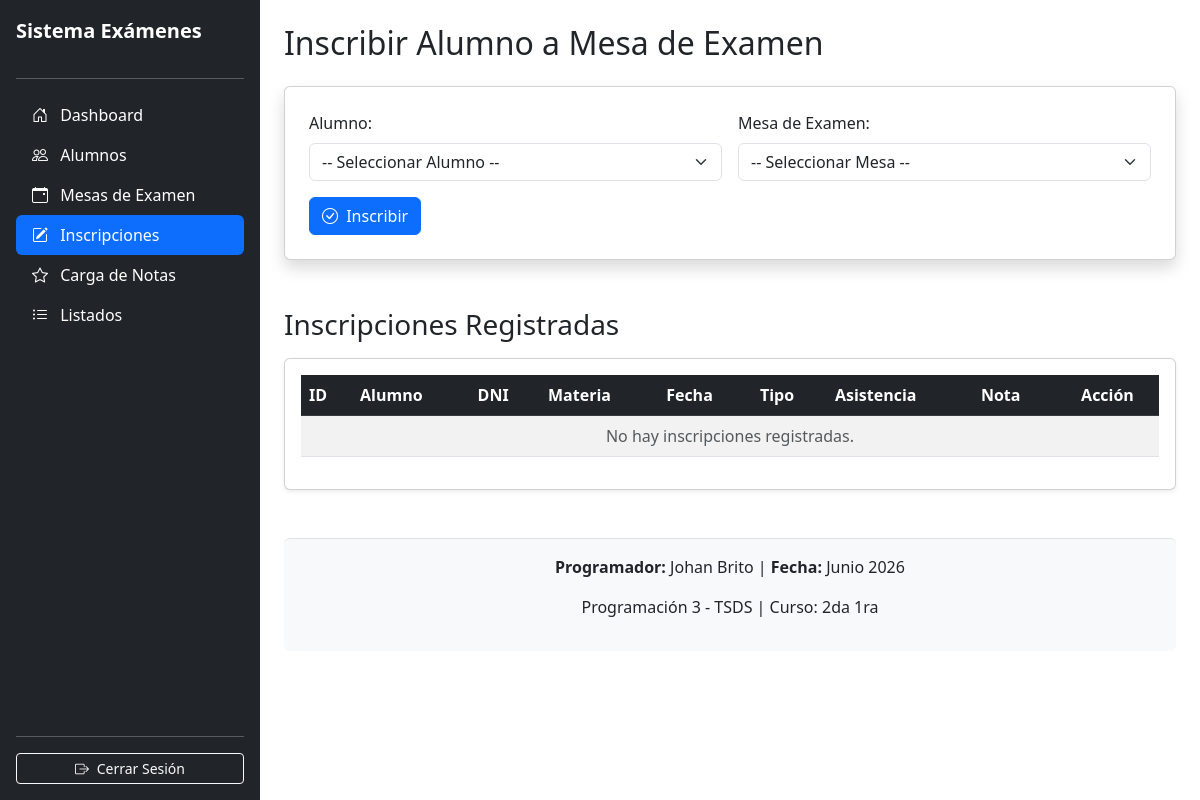
The app's page /mod_inscripciones.php (signed in), older data.
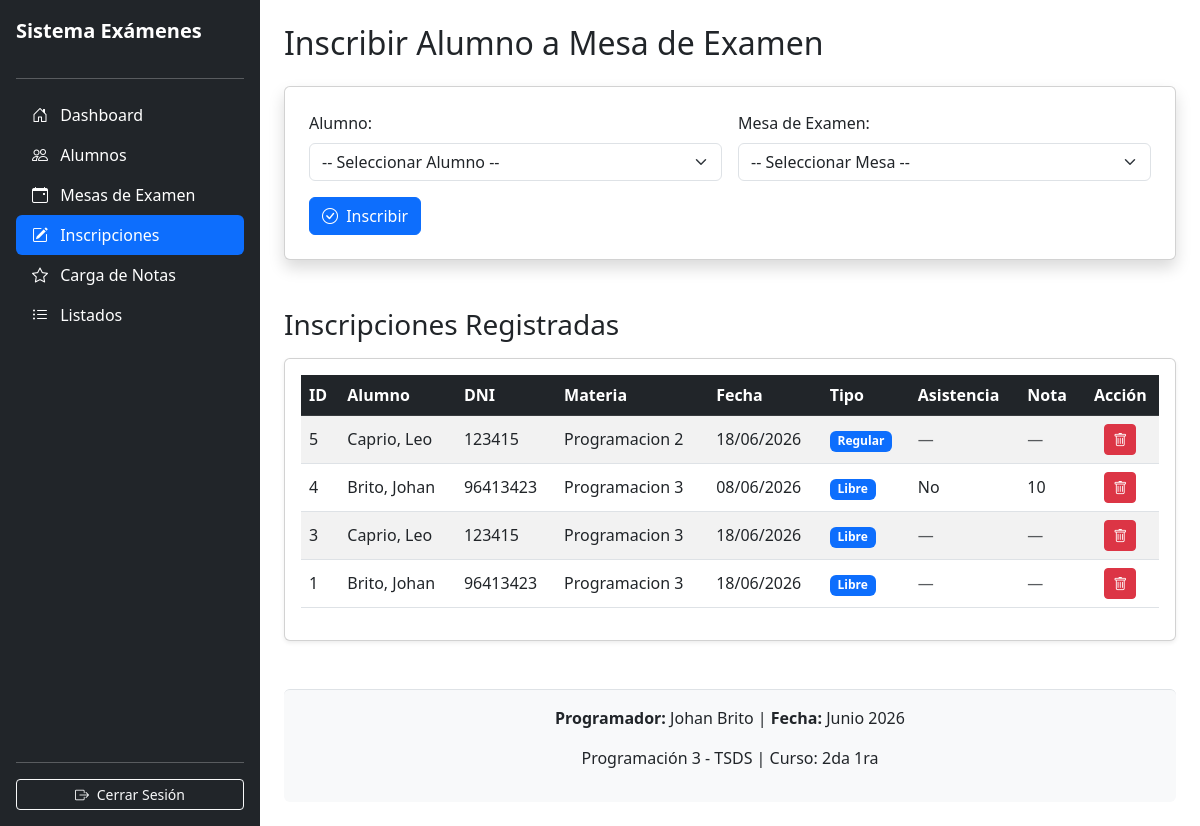
The same page, newer data.
### tables this page shows
CREATE TABLE `inscripciones` (
  `id` int(11) NOT NULL,
  `id_alumno` int(11) NOT NULL,
  `id_mesa` int(11) NOT NULL,
  `fecha_inscripcion` date NOT NULL,
  `asistencia` varchar(15) DEFAULT NULL,
  `nota` int(11) DEFAULT NULL
);

CREATE TABLE `alumnos` (
  `id` int(11) NOT NULL,
  `dni` varchar(15) NOT NULL,
  `nombre` varchar(100) NOT NULL,
  `apellido` varchar(100) NOT NULL,
  `email` varchar(100) DEFAULT NULL,
  `telefono` varchar(50) DEFAULT NULL,
  `direccion` varchar(100) NOT NULL
);

CREATE TABLE `mesas_examen` (
  `id` int(11) NOT NULL,
  `fecha` date NOT NULL,
  `materia` varchar(100) NOT NULL,
  `tipo` enum('Regular','Libre') NOT NULL,
  `titular` varchar(100) NOT NULL,
  `pvocal1` varchar(100) NOT NULL,
  `pvocal2` varchar(100) NOT NULL
);

### mod_inscripciones.php (the view, shortened to what the changed rows need)
<?php
include("conexion.php");
$inscripciones = mysqli_query($enlace, "
    SELECT i.id, a.apellido, a.nombre, a.dni, m.fecha, m.materia, m.tipo, i.asistencia, i.nota
    FROM inscripciones i
    INNER JOIN alumnos a ON i.id_alumno = a.id
    INNER JOIN mesas_examen m ON i.id_mesa = m.id
    ORDER BY i.id DESC
");
?>
<!DOCTYPE html>
<html lang="es">
<head>
    <link href="https://cdn.jsdelivr.net/npm/bootstrap@5.3.0/dist/css/bootstrap.min.css" rel="stylesheet">
    <link rel="stylesheet" href="https://cdn.jsdelivr.net/npm/bootstrap-icons@1.11.3/font/bootstrap-icons.min.css">
</head>
<body>
    <div class="d-flex" style="min-height: 100vh;">
        <div class="container-fluid p-4">
            <h2 class="mb-4">Inscribir Alumno a Mesa de Examen</h2>
            <div class="table-responsive card p-3 shadow-sm mb-5">
                <table class="table table-striped table-hover align-middle">
                    <thead class="table-dark">
                        <tr>
                            <th>ID</th>
                            <th>Alumno</th>
                            <th>DNI</th>
                            <th>Materia</th>
                            <th>Fecha</th>
                            <th>Tipo</th>
                            <th>Asistencia</th>
                            <th>Nota</th>
                            <th class="text-center">Acción</th>
                        </tr>
                    </thead>
                    <tbody>
                        <?php if ($inscripciones && mysqli_num_rows($inscripciones) > 0): ?>
                            <?php while ($row = mysqli_fetch_assoc($inscripciones)): ?>
                                <tr>
                                    <td><?php echo $row['id']; ?></td>
                                    <td><?php echo $row['apellido'] . ', ' . $row['nombre']; ?></td>
                                    <td><?php echo $row['dni']; ?></td>
                                    <td><?php echo $row['materia']; ?></td>
                                    <td><?php echo date('d/m/Y', strtotime($row['fecha'])); ?></td>
                                    <td><span class="badge bg-<?php echo ($row['tipo'] == 'libre') ? 'danger' : 'primary'; ?>"><?php echo ucfirst($row['tipo']); ?></span></td>
                                    <td><?php echo $row['asistencia'] ? $row['asistencia'] : '<span class="text-muted">—</span>'; ?></td>
                                    <td><?php echo $row['nota'] !== null ? $row['nota'] : '<span class="text-muted">—</span>'; ?></td>
                                    <td class="text-center">
                                        <a href="mod_inscripciones.php?eliminar=<?php echo $row['id']; ?>" class="btn btn-sm btn-danger" onclick="return confirm('¿Eliminar esta inscripción?')"><i class="bi bi-trash"></i></a>
                                    </td>
                                </tr>
                            <?php endwhile; ?>
                        <?php else: ?>
                            <tr>
                                <td colspan="9" class="text-center text-muted">No hay inscripciones registradas.</td>
                            </tr>
                        <?php endif; ?>
                    </tbody>
                </table>
            </div>
        </div>
    </div>
</body>
</html>

Row changes from the older to the newer data that the page shows:
added inscripciones: id "5", id_alumno.apellido "Caprio", id_alumno.nombre "Leo", id_alumno.dni "123415", id_mesa.materia "Programacion 2", id_mesa.fecha "18/06/2026", id_mesa.tipo "Regular"
added inscripciones: id "4", id_alumno.apellido "Brito", id_alumno.nombre "Johan", id_alumno.dni "96413423", id_mesa.materia "Programacion 3", id_mesa.fecha "08/06/2026", id_mesa.tipo "Libre", asistencia "No", nota "10"
now on this page (row edited): inscripciones: id "3", id_alumno.apellido "Caprio", id_alumno.nombre "Leo", id_alumno.dni "123415", id_mesa.materia "Programacion 3", id_mesa.fecha "18/06/2026", id_mesa.tipo "Libre"
now on this page (row edited): inscripciones: id "1", id_alumno.apellido "Brito", id_alumno.nombre "Johan", id_alumno.dni "96413423", id_mesa.materia "Programacion 3", id_mesa.fecha "18/06/2026", id_mesa.tipo "Libre"
Text that changed along with them:
text no longer shown: "No hay inscripciones registradas."
